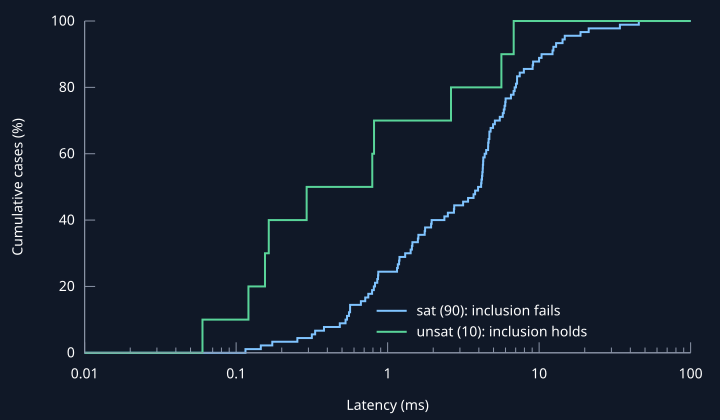

Source code (gnuplot):
load 'theme.gp'
set output 'regex-lib-cdf.svg'
set xlabel 'Latency (ms)' tc rgb '#ffffff'
set ylabel 'Cumulative cases (%)' tc rgb '#ffffff'
set key bottom right
set logscale x 10
set format x '%g'
set xrange [0.01:100]
set yrange [0:100]
set ytics 20
plot 'regex-lib-cdf.dat' using 1:2 with steps lw 2 lc rgb ACCENT title 'sat (90): inclusion fails', \
     '' using 1:3 with steps lw 2 lc rgb GOOD title 'unsat (10): inclusion holds'
